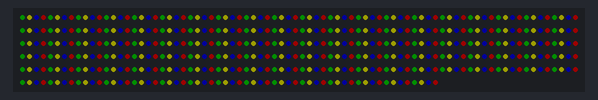
Bench run of a sketch on a simulated Arduino Uno, built with avr-gcc and run on an emulated ATmega328P. Parts: 460 RGB LEDs in strip order, left to right, continuing on the next row. Dim RGB values are drawn brighter than linear; what the sketch prints to the serial monitor is not drawn.

Above: at 0.2 s.

The sketch:

sketch_dec26a.ino
```cpp
#include <FastLED.h>
#define NUM_LEDS 460
#define DATA_PIN 3
CRGB leds[NUM_LEDS];
int i(0);
void setup() {
  Serial.begin(9600);
  delay(100);
    FastLED.addLeds<WS2811, DATA_PIN, RGB>(leds, NUM_LEDS);
  FastLED.setBrightness(  30 );

     for(int m = 0; m < NUM_LEDS; m++) {
      // Turn our current led on to white, then show the leds
      // Show the leds (only one of which is set to white, from above
      if (m%4==2){leds[m] = CRGB::Blue;}
      if (m%4==1){leds[m] = CRGB::Yellow;}
      if (m%4==0){leds[m] = CRGB::Green;}
      if (m%4==3){leds[m] = CRGB::Red;}
   }

}
//Simple strip: синий, желтый,зеленый, красный

void loop() {
  // put your main code here, to run repeatedly:
  if (i>NUM_LEDS){i=0;}

    Serial.print(i);
    Serial.print("\t");
    for (int j(0); j<9; j++){
    Serial.print(leds[i][j]);
    Serial.print("\t");}
    Serial.println();
    i++;
    FastLED.show();
}
```
